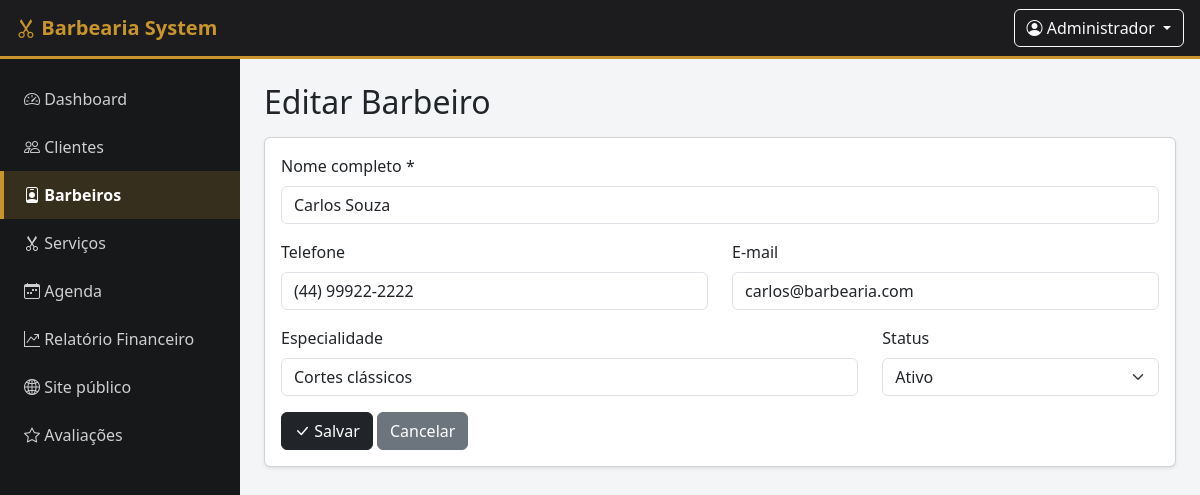
The page /barbeiros/form.php?id=2 (signed in) on the database its author committed.
### tables this page shows
CREATE TABLE IF NOT EXISTS barbeiros (
    id INT AUTO_INCREMENT PRIMARY KEY,
    nome VARCHAR(100) NOT NULL,
    telefone VARCHAR(20),
    email VARCHAR(100),
    especialidade VARCHAR(100),
    status ENUM('ativo','inativo') NOT NULL DEFAULT 'ativo',
    criado_em TIMESTAMP DEFAULT CURRENT_TIMESTAMP
);

### barbeiros/form.php (the view, shortened to what this page needs)
<?php
require_once __DIR__ . '/../includes/auth.php';
$barbeiro = ['id' => '', 'nome' => '', 'telefone' => '', 'email' => '', 'especialidade' => '', 'status' => 'ativo'];
$editando = false;
if (isset($_GET['id'])) {
    $stmt = $pdo->prepare("SELECT * FROM barbeiros WHERE id = ?");
    $stmt->execute([$_GET['id']]);
    $encontrado = $stmt->fetch();
    if ($encontrado) {
        $barbeiro = $encontrado;
        $editando = true;
    }
}
$pageTitle = $editando ? 'Editar Barbeiro' : 'Novo Barbeiro';
include __DIR__ . '/../includes/header.php';
include __DIR__ . '/../includes/sidebar.php';
?>
<div class="content">
    <h2 class="mb-3"><?= $pageTitle ?></h2>
    <div class="card shadow-sm">
        <div class="card-body">
            <form method="post" action="salvar.php">
                <div class="mb-3">
                    <label class="form-label">Nome completo *</label>
                    <input type="text" name="nome" class="form-control" required maxlength="100"
                           value="<?= htmlspecialchars($barbeiro['nome']) ?>">
                </div>
                <div class="row">
                    <div class="col-md-6 mb-3">
                        <label class="form-label">Telefone</label>
                        <input type="text" name="telefone" class="form-control" maxlength="20"
                               placeholder="(00) 00000-0000" value="<?= htmlspecialchars($barbeiro['telefone']) ?>">
                    </div>
                    <div class="col-md-6 mb-3">
                        <label class="form-label">E-mail</label>
                        <input type="email" name="email" class="form-control" maxlength="100"
                               value="<?= htmlspecialchars($barbeiro['email']) ?>">
                    </div>
                </div>
                <div class="row">
                    <div class="col-md-8 mb-3">
                        <label class="form-label">Especialidade</label>
                        <input type="text" name="especialidade" class="form-control" maxlength="100"
                               placeholder="Ex: corte degradê, barba, coloração"
                               value="<?= htmlspecialchars($barbeiro['especialidade']) ?>">
                    </div>
                    <div class="col-md-4 mb-3">
                        <label class="form-label">Status</label>
                        <select name="status" class="form-select">
                            <option value="ativo" <?= $barbeiro['status'] === 'ativo' ? 'selected' : '' ?>>Ativo</option>
                        </select>
                    </div>
                </div>
                <button type="submit" class="btn btn-dark"><i class="bi bi-check-lg"></i> Salvar</button>
                <a href="listar.php" class="btn btn-secondary">Cancelar</a>
            </form>
        </div>
    </div>
</div>
<?php include __DIR__ . '/../includes/footer.php'; ?>

### assets/css/style.css (style rules this page uses)
:root { --cor-primaria: #1c1c1e; --cor-secundaria: #c8952c; --cor-fundo: #f4f5f7; --cor-sidebar: #17181a; }
body { background-color: var(--cor-fundo); font-family: 'Segoe UI', Roboto, Arial, sans-serif; }
.content { max-width: 1200px; }

### rows shown on the page
barbeiros: nome "Carlos Souza", telefone "(44) 99922-2222", email "carlos@barbearia.com", especialidade "Cortes clássicos", status "Ativo"

### other values the page prints
$_SESSION['usuario_nome'] "Administrador"
$pageTitle "Editar Barbeiro"
